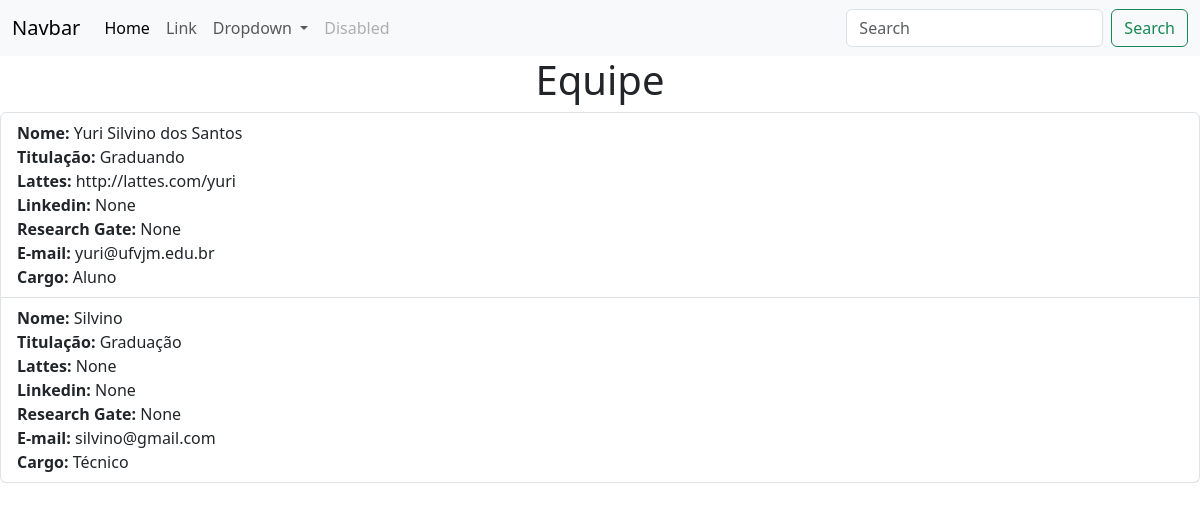
Page /equipe/ on the committed database.
### equipe/models.py (models this page shows, shortened)
class Pesquisador(models.Model):
    nome = models.CharField(max_length=255, verbose_name='Nome do Pesquisador')
    nivel = models.CharField(max_length=10, choices=Titulacao.choices, verbose_name='Titulação')
    lattes = models.URLField(blank=True, null=True, verbose_name='Lattes')
    linkedin = models.URLField(blank=True, null=True, verbose_name='Linkedin')
    researchgate = models.URLField(blank=True, null=True, verbose_name='Research Gate')
    email = models.EmailField(verbose_name='E-mail')
    data_criacao = models.DateTimeField(auto_now_add=True, verbose_name='Data Criação')
    ativo = models.BooleanField(default=False)
    CARGO = {
        'ALUNO': 'Aluno',
        'PROFESSOR': 'Professor',
        'TECNICO': 'Técnico',
    }
    cargo = models.CharField(max_length=10, choices=CARGO, verbose_name='Cargo')

### equipe/views.py (the view)
# urls.py: path('', views.listar_equipe, name='listar_equipe'),
def listar_equipe(request):
    pesquisadores = Pesquisador.objects.all() #modelo do BD sobre a tabela pesquisador
    return render(request, 'equipe.html', {'pesquisadores': pesquisadores})

### equipe/templates/equipe.html
{% extends 'base.html' %}
{% block content %}
<h1 class="text-center"> Equipe </h1>
<ul class="list-group">
    {% for pesquisador in pesquisadores %}
    <li class="list-group-item">
        <strong>Nome: </strong> {{ pesquisador.nome }} <br>
        <strong>Titulação: </strong> {{ pesquisador.nivel }} <br>
        <strong>Lattes: </strong> {{ pesquisador.lattes }} <br>
        <strong>Linkedin: </strong> {{ pesquisador.linkedin }} <br>
        <strong>Research Gate: </strong> {{ pesquisador.researchgate }} <br>
        <strong>E-mail: </strong> {{ pesquisador.email }} <br>
        <strong>Cargo: </strong> {{ pesquisador.get_cargo_display }} <br>
    </li>
    {% endfor %}
</ul>
{% endblock %}

### templates/base.html (shortened to what this page needs)
<!doctype html>
<html lang="en">
  <head>
    <link href="https://cdn.jsdelivr.net/npm/bootstrap@5.3.3/dist/css/bootstrap.min.css" rel="stylesheet">
  </head>
  <body>
    {% include 'menu.html' %}
    {% block content %}
    {% endblock %}
  </body>
</html>

### templates/menu.html (shortened to what this page needs)
<nav class="navbar navbar-expand-lg bg-body-tertiary">
  <div class="container-fluid">
    <a class="navbar-brand" href="#">Navbar</a>
    <div class="collapse navbar-collapse" id="navbarSupportedContent">
      <ul class="navbar-nav me-auto mb-2 mb-lg-0">
        <li class="nav-item">
          <a class="nav-link active" aria-current="page" href="{% url 'home' %}">Home</a>
        </li>
        <li class="nav-item">
          <a class="nav-link" href="#">Link</a>
        </li>
        <li class="nav-item dropdown">
          <a class="nav-link dropdown-toggle" href="#" role="button" data-bs-toggle="dropdown" aria-expanded="false">
            Dropdown
          </a>
        </li>
        <li class="nav-item">
          <a class="nav-link disabled" aria-disabled="true">Disabled</a>
        </li>
      </ul>
      <form class="d-flex" role="search">
        <input class="form-control me-2" type="search" placeholder="Search" aria-label="Search">
        <button class="btn btn-outline-success" type="submit">Search</button>
      </form>
    </div>
  </div>
</nav>

### rows in the picture
Pesquisador: nome "Yuri Silvino dos Santos", nivel "Graduando", lattes "http://lattes.com/yuri", linkedin "None", researchgate "None", email "yuri@ufvjm.edu.br", cargo "Aluno"
Pesquisador: nome "Silvino", nivel "Graduação", lattes "None", linkedin "None", researchgate "None", email "silvino@gmail.com", cargo "Técnico"
